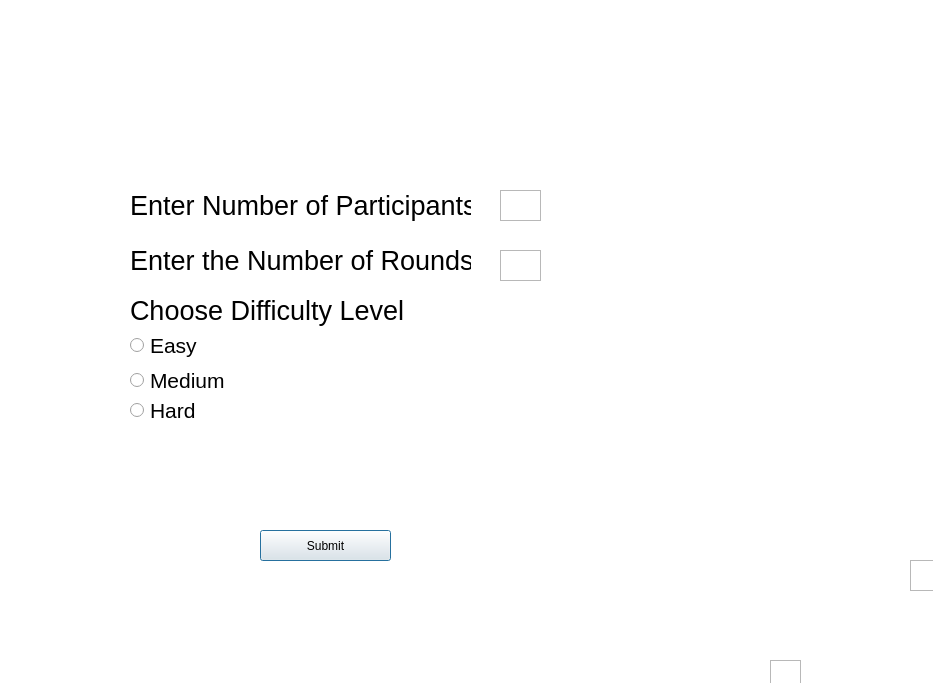
<?xml version="1.0" encoding="UTF-8"?>
<ui version="4.0">
 <class>play</class>
 <widget class="QDialog" name="play">
  <property name="geometry">
   <rect>
    <x>0</x>
    <y>0</y>
    <width>933</width>
    <height>683</height>
   </rect>
  </property>
  <property name="windowTitle">
   <string>Dialog</string>
  </property>
  <widget class="QGraphicsView" name="graphicsView">
   <property name="geometry">
    <rect>
     <x>-330</x>
     <y>-70</y>
     <width>1351</width>
     <height>761</height>
    </rect>
   </property>
  </widget>
  <widget class="QLabel" name="label">
   <property name="geometry">
    <rect>
     <x>130</x>
     <y>185</y>
     <width>341</width>
     <height>41</height>
    </rect>
   </property>
   <property name="font">
    <font>
     <pointsize>20</pointsize>
    </font>
   </property>
   <property name="text">
    <string>Enter Number of Participants</string>
   </property>
  </widget>
  <widget class="QLabel" name="label_3">
   <property name="geometry">
    <rect>
     <x>130</x>
     <y>240</y>
     <width>341</width>
     <height>41</height>
    </rect>
   </property>
   <property name="font">
    <font>
     <pointsize>20</pointsize>
    </font>
   </property>
   <property name="text">
    <string>Enter the Number of Rounds</string>
   </property>
  </widget>
  <widget class="QTextEdit" name="textEdit1">
   <property name="geometry">
    <rect>
     <x>500</x>
     <y>190</y>
     <width>41</width>
     <height>31</height>
    </rect>
   </property>
  </widget>
  <widget class="QTextEdit" name="textEdit_2">
   <property name="geometry">
    <rect>
     <x>770</x>
     <y>660</y>
     <width>31</width>
     <height>31</height>
    </rect>
   </property>
  </widget>
  <widget class="QTextEdit" name="textEdit_3">
   <property name="geometry">
    <rect>
     <x>910</x>
     <y>560</y>
     <width>31</width>
     <height>31</height>
    </rect>
   </property>
  </widget>
  <widget class="QTextEdit" name="textEdit3">
   <property name="geometry">
    <rect>
     <x>500</x>
     <y>250</y>
     <width>41</width>
     <height>31</height>
    </rect>
   </property>
  </widget>
  <widget class="QPushButton" name="pushButton">
   <property name="geometry">
    <rect>
     <x>260</x>
     <y>530</y>
     <width>131</width>
     <height>31</height>
    </rect>
   </property>
   <property name="text">
    <string>Submit</string>
   </property>
  </widget>
  <widget class="QRadioButton" name="easyButton">
   <property name="geometry">
    <rect>
     <x>130</x>
     <y>330</y>
     <width>351</width>
     <height>31</height>
    </rect>
   </property>
   <property name="font">
    <font>
     <pointsize>16</pointsize>
    </font>
   </property>
   <property name="text">
    <string>Easy</string>
   </property>
  </widget>
  <widget class="QRadioButton" name="mediumButton">
   <property name="geometry">
    <rect>
     <x>130</x>
     <y>370</y>
     <width>171</width>
     <height>20</height>
    </rect>
   </property>
   <property name="font">
    <font>
     <pointsize>16</pointsize>
    </font>
   </property>
   <property name="text">
    <string>Medium</string>
   </property>
  </widget>
  <widget class="QRadioButton" name="hardButton">
   <property name="geometry">
    <rect>
     <x>130</x>
     <y>400</y>
     <width>211</width>
     <height>20</height>
    </rect>
   </property>
   <property name="font">
    <font>
     <pointsize>16</pointsize>
    </font>
   </property>
   <property name="text">
    <string>Hard</string>
   </property>
  </widget>
  <widget class="QLabel" name="label_4">
   <property name="geometry">
    <rect>
     <x>130</x>
     <y>290</y>
     <width>361</width>
     <height>41</height>
    </rect>
   </property>
   <property name="font">
    <font>
     <pointsize>20</pointsize>
    </font>
   </property>
   <property name="text">
    <string>Choose Difficulty Level</string>
   </property>
  </widget>
 </widget>
 <resources/>
 <connections/>
</ui>
